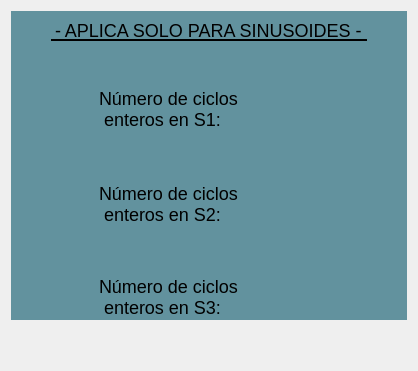
                <widget class="QWidget" name="tab_22">
                 <attribute name="title">
                  <string>Número de ciclos</string>
                 </attribute>
                 <layout class="QGridLayout" name="gridLayout_40">
                  <item row="0" column="0">
                   <widget class="QFrame" name="frame_14">
                    <property name="minimumSize">
                     <size>
                      <width>0</width>
                      <height>200</height>
                     </size>
                    </property>
                    <property name="styleSheet">
                     <string notr="true">QFrame{
	background-color: rgb(98, 146, 158);
	border: none;
}</string>
                    </property>
                    <property name="frameShape">
                     <enum>QFrame::StyledPanel</enum>
                    </property>
                    <property name="frameShadow">
                     <enum>QFrame::Raised</enum>
                    </property>
                    <layout class="QGridLayout" name="gridLayout_11">
                     <property name="leftMargin">
                      <number>0</number>
                     </property>
                     <property name="topMargin">
                      <number>0</number>
                     </property>
                     <property name="rightMargin">
                      <number>0</number>
                     </property>
                     <property name="bottomMargin">
                      <number>0</number>
                     </property>
                     <property name="verticalSpacing">
                      <number>8</number>
                     </property>
                     <item row="2" column="0">
                      <widget class="QFrame" name="frame_43">
                       <property name="minimumSize">
                        <size>
                         <width>300</width>
                         <height>45</height>
                        </size>
                       </property>
                       <property name="maximumSize">
                        <size>
                         <width>16777215</width>
                         <height>45</height>
                        </size>
                       </property>
                       <property name="frameShape">
                        <enum>QFrame::StyledPanel</enum>
                       </property>
                       <property name="frameShadow">
                        <enum>QFrame::Raised</enum>
                       </property>
                       <layout class="QGridLayout" name="gridLayout_10">
                        <property name="topMargin">
                         <number>0</number>
                        </property>
                        <property name="bottomMargin">
                         <number>0</number>
                        </property>
                        <item row="0" column="0">
                         <spacer name="horizontalSpacer">
                          <property name="orientation">
                           <enum>Qt::Horizontal</enum>
                          </property>
                          <property name="sizeHint" stdset="0">
                           <size>
                            <width>40</width>
                            <height>20</height>
                           </size>
                          </property>
                         </spacer>
                        </item>
                        <item row="1" column="1">
                         <spacer name="verticalSpacer_10">
                          <property name="orientation">
                           <enum>Qt::Vertical</enum>
                          </property>
                          <property name="sizeHint" stdset="0">
                           <size>
                            <width>20</width>
                            <height>40</height>
                           </size>
                          </property>
                         </spacer>
                        </item>
                        <item row="0" column="3">
                         <spacer name="horizontalSpacer_6">
                          <property name="orientation">
                           <enum>Qt::Horizontal</enum>
                          </property>
                          <property name="sizeHint" stdset="0">
                           <size>
                            <width>40</width>
                            <height>20</height>
                           </size>
                          </property>
                         </spacer>
                        </item>
                        <item row="0" column="2">
                         <widget class="QFrame" name="frame_42">
                          <property name="minimumSize">
                           <size>
                            <width>75</width>
                            <height>40</height>
                           </size>
                          </property>
                          <property name="maximumSize">
                           <size>
                            <width>75</width>
                            <height>40</height>
                           </size>
                          </property>
                          <property name="frameShape">
                           <enum>QFrame::StyledPanel</enum>
                          </property>
                          <property name="frameShadow">
                           <enum>QFrame::Raised</enum>
                          </property>
                          <layout class="QHBoxLayout" name="horizontalLayout_2">
                           <property name="spacing">
                            <number>0</number>
                           </property>
                           <property name="leftMargin">
                            <number>0</number>
                           </property>
                           <property name="topMargin">
                            <number>0</number>
                           </property>
                           <property name="rightMargin">
                            <number>0</number>
                           </property>
                           <property name="bottomMargin">
                            <number>0</number>
                           </property>
                           <item>
                            <widget class="QLabel" name="NumCiclosS1">
                             <property name="minimumSize">
                              <size>
                               <width>40</width>
                               <height>40</height>
                              </size>
                             </property>
                             <property name="maximumSize">
                              <size>
                               <width>40</width>
                               <height>40</height>
                              </size>
                             </property>
                             <property name="styleSheet">
                              <string notr="true">QLabel{
border: none;
}</string>
                             </property>
                             <property name="text">
                              <string/>
                             </property>
                             <property name="pixmap">
                              <pixmap>../GUI Tesis/Empty.png</pixmap>
                             </property>
                             <property name="scaledContents">
                              <bool>true</bool>
                             </property>
                             <property name="alignment">
                              <set>Qt::AlignCenter</set>
                             </property>
                            </widget>
                           </item>
                          </layout>
                         </widget>
                        </item>
                        <item row="0" column="1">
                         <widget class="QFrame" name="frame_41">
                          <property name="minimumSize">
                           <size>
                            <width>150</width>
                            <height>40</height>
                           </size>
                          </property>
                          <property name="maximumSize">
                           <size>
                            <width>150</width>
                            <height>40</height>
                           </size>
                          </property>
                          <property name="frameShape">
                           <enum>QFrame::StyledPanel</enum>
                          </property>
                          <property name="frameShadow">
                           <enum>QFrame::Raised</enum>
                          </property>
                          <layout class="QGridLayout" name="gridLayout_14">
                           <property name="leftMargin">
                            <number>0</number>
                           </property>
                           <property name="topMargin">
                            <number>0</number>
                           </property>
                           <property name="rightMargin">
                            <number>0</number>
                           </property>
                           <property name="bottomMargin">
                            <number>0</number>
                           </property>
                           <item row="0" column="0">
                            <widget class="QLabel" name="label_102">
                             <property name="minimumSize">
                              <size>
                               <width>140</width>
                               <height>40</height>
                              </size>
                             </property>
                             <property name="maximumSize">
                              <size>
                               <width>120</width>
                               <height>40</height>
                              </size>
                             </property>
                             <property name="styleSheet">
                              <string notr="true">QLabel{
qproperty-alignment: AlignCenter;
font-size: 18px;
border: none;
background-color: transparent
}</string>
                             </property>
                             <property name="text">
                              <string>Número de ciclos 
 enteros en S1: </string>
                             </property>
                            </widget>
                           </item>
                          </layout>
                         </widget>
                        </item>
                       </layout>
                      </widget>
                     </item>
                     <item row="6" column="0">
                      <widget class="QFrame" name="frame_130">
                       <property name="minimumSize">
                        <size>
                         <width>300</width>
                         <height>45</height>
                        </size>
                       </property>
                       <property name="maximumSize">
                        <size>
                         <width>16777215</width>
                         <height>45</height>
                        </size>
                       </property>
                       <property name="frameShape">
                        <enum>QFrame::StyledPanel</enum>
                       </property>
                       <property name="frameShadow">
                        <enum>QFrame::Raised</enum>
                       </property>
                       <layout class="QGridLayout" name="gridLayout_137">
                        <property name="topMargin">
                         <number>0</number>
                        </property>
                        <property name="bottomMargin">
                         <number>0</number>
                        </property>
                        <item row="0" column="3">
                         <spacer name="horizontalSpacer_22">
                          <property name="orientation">
                           <enum>Qt::Horizontal</enum>
                          </property>
                          <property name="sizeHint" stdset="0">
                           <size>
                            <width>40</width>
                            <height>20</height>
                           </size>
                          </property>
                         </spacer>
                        </item>
                        <item row="0" column="0">
                         <spacer name="horizontalSpacer_23">
                          <property name="orientation">
                           <enum>Qt::Horizontal</enum>
                          </property>
                          <property name="sizeHint" stdset="0">
                           <size>
                            <width>40</width>
                            <height>20</height>
                           </size>
                          </property>
                         </spacer>
                        </item>
                        <item row="0" column="2">
                         <widget class="QFrame" name="frame_131">
                          <property name="minimumSize">
                           <size>
                            <width>75</width>
                            <height>40</height>
                           </size>
                          </property>
                          <property name="maximumSize">
                           <size>
                            <width>75</width>
                            <height>40</height>
                           </size>
                          </property>
                          <property name="frameShape">
                           <enum>QFrame::StyledPanel</enum>
                          </property>
                          <property name="frameShadow">
                           <enum>QFrame::Raised</enum>
                          </property>
                          <layout class="QHBoxLayout" name="horizontalLayout_13">
                           <property name="spacing">
                            <number>0</number>
                           </property>
                           <property name="leftMargin">
                            <number>0</number>
                           </property>
                           <property name="topMargin">
                            <number>0</number>
                           </property>
                           <property name="rightMargin">
                            <number>0</number>
                           </property>
                           <property name="bottomMargin">
                            <number>0</number>
                           </property>
                           <item>
                            <widget class="QLabel" name="NumCiclosS3">
                             <property name="minimumSize">
                              <size>
                               <width>40</width>
                               <height>40</height>
                              </size>
                             </property>
                             <property name="maximumSize">
                              <size>
                               <width>40</width>
                               <height>40</height>
                              </size>
                             </property>
                             <property name="styleSheet">
                              <string notr="true">QLabel{
border: none;
}</string>
                             </property>
                             <property name="text">
                              <string/>
                             </property>
                             <property name="pixmap">
                              <pixmap>../GUI Tesis/Empty.png</pixmap>
                             </property>
                             <property name="scaledContents">
                              <bool>true</bool>
                             </property>
                            </widget>
                           </item>
                          </layout>
                         </widget>
                        </item>
                        <item row="0" column="1">
                         <widget class="QFrame" name="frame_132">
                          <property name="minimumSize">
                           <size>
                            <width>150</width>
                            <height>40</height>
                           </size>
                          </property>
                          <property name="maximumSize">
                           <size>
                            <width>150</width>
                            <height>40</height>
                           </size>
                          </property>
                          <property name="frameShape">
                           <enum>QFrame::StyledPanel</enum>
                          </property>
                          <property name="frameShadow">
                           <enum>QFrame::Raised</enum>
                          </property>
                          <layout class="QGridLayout" name="gridLayout_16">
                           <property name="leftMargin">
                            <number>0</number>
                           </property>
                           <property name="topMargin">
                            <number>0</number>
                           </property>
                           <property name="rightMargin">
                            <number>0</number>
                           </property>
                           <property name="bottomMargin">
                            <number>0</number>
                           </property>
                           <item row="0" column="0">
                            <widget class="QLabel" name="label_116">
                             <property name="minimumSize">
                              <size>
                               <width>140</width>
                               <height>40</height>
                              </size>
                             </property>
                             <property name="maximumSize">
                              <size>
                               <width>120</width>
                               <height>40</height>
                              </size>
                             </property>
                             <property name="styleSheet">
                              <string notr="true">QLabel{
qproperty-alignment: AlignCenter;
font-size: 18px;
border: none;
background-color: transparent
}</string>
                             </property>
                             <property name="text">
                              <string>Número de ciclos 
 enteros en S3: </string>
                             </property>
                            </widget>
                           </item>
                          </layout>
                         </widget>
                        </item>
                       </layout>
                      </widget>
                     </item>
                     <item row="0" column="0">
                      <widget class="QFrame" name="frame_40">
                       <property name="minimumSize">
                        <size>
                         <width>310</width>
                         <height>30</height>
                        </size>
                       </property>
                       <property name="maximumSize">
                        <size>
                         <width>16777215</width>
                         <height>20</height>
                        </size>
                       </property>
                       <property name="frameShape">
                        <enum>QFrame::StyledPanel</enum>
                       </property>
                       <property name="frameShadow">
                        <enum>QFrame::Raised</enum>
                       </property>
                       <layout class="QGridLayout" name="gridLayout_27">
                        <property name="leftMargin">
                         <number>0</number>
                        </property>
                        <property name="topMargin">
                         <number>0</number>
                        </property>
                        <property name="rightMargin">
                         <number>0</number>
                        </property>
                        <property name="bottomMargin">
                         <number>0</number>
                        </property>
                        <item row="0" column="0">
                         <spacer name="horizontalSpacer_14">
                          <property name="orientation">
                           <enum>Qt::Horizontal</enum>
                          </property>
                          <property name="sizeHint" stdset="0">
                           <size>
                            <width>40</width>
                            <height>20</height>
                           </size>
                          </property>
                         </spacer>
                        </item>
                        <item row="0" column="1">
                         <widget class="QLabel" name="label_101">
                          <property name="minimumSize">
                           <size>
                            <width>290</width>
                            <height>20</height>
                           </size>
                          </property>
                          <property name="maximumSize">
                           <size>
                            <width>16777215</width>
                            <height>20</height>
                           </size>
                          </property>
                          <property name="styleSheet">
                           <string notr="true">QLabel{
qproperty-alignment: AlignCenter;
font-size: 18px;
border: none;
border-bottom: 2px solid black;
background-color: transparent;
}</string>
                          </property>
                          <property name="text">
                           <string>- APLICA SOLO PARA SINUSOIDES -</string>
                          </property>
                         </widget>
                        </item>
                        <item row="0" column="2">
                         <spacer name="horizontalSpacer_15">
                          <property name="orientation">
                           <enum>Qt::Horizontal</enum>
                          </property>
                          <property name="sizeHint" stdset="0">
                           <size>
                            <width>40</width>
                            <height>20</height>
                           </size>
                          </property>
                         </spacer>
                        </item>
                       </layout>
                      </widget>
                     </item>
                     <item row="4" column="0">
                      <widget class="QFrame" name="frame_44">
                       <property name="minimumSize">
                        <size>
                         <width>300</width>
                         <height>45</height>
                        </size>
                       </property>
                       <property name="maximumSize">
                        <size>
                         <width>16777215</width>
                         <height>45</height>
                        </size>
                       </property>
                       <property name="frameShape">
                        <enum>QFrame::StyledPanel</enum>
                       </property>
                       <property name="frameShadow">
                        <enum>QFrame::Raised</enum>
                       </property>
                       <layout class="QGridLayout" name="gridLayout_20">
                        <property name="topMargin">
                         <number>0</number>
                        </property>
                        <property name="bottomMargin">
                         <number>0</number>
                        </property>
                        <item row="0" column="3">
                         <spacer name="horizontalSpacer_13">
                          <property name="orientation">
                           <enum>Qt::Horizontal</enum>
                          </property>
                          <property name="sizeHint" stdset="0">
                           <size>
                            <width>40</width>
                            <height>20</height>
                           </size>
                          </property>
                         </spacer>
                        </item>
                        <item row="0" column="0">
                         <spacer name="horizontalSpacer_12">
                          <property name="orientation">
                           <enum>Qt::Horizontal</enum>
                          </property>
                          <property name="sizeHint" stdset="0">
                           <size>
                            <width>40</width>
                            <height>20</height>
                           </size>
                          </property>
                         </spacer>
                        </item>
                        <item row="0" column="2">
                         <widget class="QFrame" name="frame_51">
                          <property name="minimumSize">
                           <size>
                            <width>75</width>
                            <height>40</height>
                           </size>
                          </property>
                          <property name="maximumSize">
                           <size>
                            <width>75</width>
                            <height>40</height>
                           </size>
                          </property>
                          <property name="frameShape">
                           <enum>QFrame::StyledPanel</enum>
                          </property>
                          <property name="frameShadow">
                           <enum>QFrame::Raised</enum>
                          </property>
                          <layout class="QHBoxLayout" name="horizontalLayout_4">
                           <property name="spacing">
                            <number>0</number>
                           </property>
                           <property name="leftMargin">
                            <number>0</number>
                           </property>
                           <property name="topMargin">
                            <number>0</number>
                           </property>
                           <property name="rightMargin">
                            <number>0</number>
                           </property>
                           <property name="bottomMargin">
                            <number>0</number>
                           </property>
                           <item>
                            <widget class="QLabel" name="NumCiclosS2">
                             <property name="minimumSize">
                              <size>
                               <width>40</width>
                               <height>40</height>
                              </size>
                             </property>
                             <property name="maximumSize">
                              <size>
                               <width>40</width>
                               <height>40</height>
                              </size>
                             </property>
                             <property name="styleSheet">
                              <string notr="true">QLabel{
border: none;
}</string>
                             </property>
                             <property name="text">
                              <string/>
                             </property>
                             <property name="pixmap">
                              <pixmap>../GUI Tesis/Empty.png</pixmap>
                             </property>
                             <property name="scaledContents">
                              <bool>true</bool>
                             </property>
                            </widget>
                           </item>
                          </layout>
                         </widget>
                        </item>
                        <item row="0" column="1">
                         <widget class="QFrame" name="frame_50">
                          <property name="minimumSize">
                           <size>
                            <width>150</width>
                            <height>40</height>
                           </size>
                          </property>
                          <property name="maximumSize">
                           <size>
                            <width>150</width>
                            <height>40</height>
                           </size>
                          </property>
                          <property name="frameShape">
                           <enum>QFrame::StyledPanel</enum>
                          </property>
                          <property name="frameShadow">
                           <enum>QFrame::Raised</enum>
                          </property>
                          <layout class="QGridLayout" name="gridLayout_15">
                           <property name="leftMargin">
                            <number>0</number>
                           </property>
                           <property name="topMargin">
                            <number>0</number>
                           </property>
                           <property name="rightMargin">
                            <number>0</number>
                           </property>
                           <property name="bottomMargin">
                            <number>0</number>
                           </property>
                           <item row="0" column="0">
                            <widget class="QLabel" name="label_106">
                             <property name="minimumSize">
                              <size>
                               <width>140</width>
                               <height>40</height>
                              </size>
                             </property>
                             <property name="maximumSize">
                              <size>
                               <width>120</width>
                               <height>40</height>
                              </size>
                             </property>
                             <property name="styleSheet">
                              <string notr="true">QLabel{
qproperty-alignment: AlignCenter;
font-size: 18px;
border: none;
background-color: transparent
}</string>
                             </property>
                             <property name="text">
                              <string>Número de ciclos 
 enteros en S2: </string>
                             </property>
                            </widget>
                           </item>
                          </layout>
                         </widget>
                        </item>
                       </layout>
                      </widget>
                     </item>
                     <item row="1" column="0">
                      <spacer name="verticalSpacer_4">
                       <property name="orientation">
                        <enum>Qt::Vertical</enum>
                       </property>
                       <property name="sizeHint" stdset="0">
                        <size>
                         <width>20</width>
                         <height>40</height>
                        </size>
                       </property>
                      </spacer>
                     </item>
                     <item row="3" column="0">
                      <spacer name="verticalSpacer_14">
                       <property name="orientation">
                        <enum>Qt::Vertical</enum>
                       </property>
                       <property name="sizeHint" stdset="0">
                        <size>
                         <width>20</width>
                         <height>40</height>
                        </size>
                       </property>
                      </spacer>
                     </item>
                     <item row="5" column="0">
                      <spacer name="verticalSpacer_15">
                       <property name="orientation">
                        <enum>Qt::Vertical</enum>
                       </property>
                       <property name="sizeHint" stdset="0">
                        <size>
                         <width>20</width>
                         <height>40</height>
                        </size>
                       </property>
                      </spacer>
                     </item>
                    </layout>
                   </widget>
                  </item>
                  <item row="1" column="0">
                   <spacer name="verticalSpacer_5">
                    <property name="orientation">
                     <enum>Qt::Vertical</enum>
                    </property>
                    <property name="sizeHint" stdset="0">
                     <size>
                      <width>20</width>
                      <height>40</height>
                     </size>
                    </property>
                   </spacer>
                  </item>
                 </layout>
                </widget>
